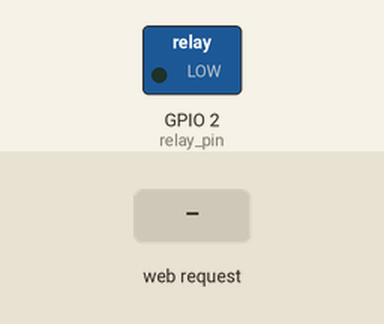
A sketch run on a simulated ESP32. Parts: switched loads named in the sketch (green lamp = pin HIGH). The test bench sets the inputs (shaded band). WiFi joins after 1.5 s; servers stay silent unless stated; what the sketch prints to the serial monitor is not drawn.

Above: at 2.7 s.
2.8 s: HTTP request GET /?relayoff3 received
At 3.3 s:
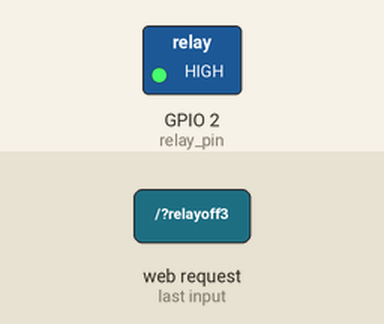
4.3 s: HTTP request GET /?relayon3 received
At 5.6 s:
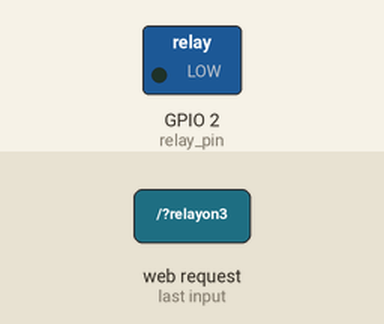
Timing chart, 0 to 7.3 s (numbered marks = the images above; inputs shaded):
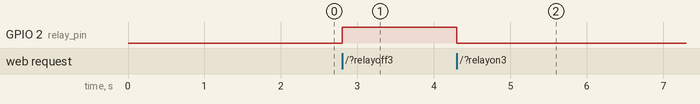

The sketch:

sketch_apr08a.ino
```cpp
#include <WiFi.h>

const char* wifi_name = "Connectify-Lhabib"; // Your Wifi network name here
const char* wifi_pass = "Lhabib1992";    // Your Wifi network password here
WiFiServer server(80);    // Server will be at port 80

int relay_pin = 2;
int relay_pin12 = 16;
int relay_pin13 = 17;


void setup()
{
  Serial.begin (115200);
  pinMode (relay_pin, OUTPUT);

  Serial.print ("Connecting to ");
  Serial.print (wifi_name);
  WiFi.begin (wifi_name, wifi_pass);     // Connecting to the wifi network

  while (WiFi.status() != WL_CONNECTED) // Waiting for the response of wifi network
  {
    delay (500);
    Serial.print (".");
  }
  Serial.println("");
  Serial.println("Connection Successful");
  Serial.print("IP address: ");
  Serial.println(WiFi.localIP());           // Getting the IP address


  server.begin();                           // Starting the server
}

void loop()
{
  WiFiClient client = server.available();     //Checking if any client request is available or not
  if (client)
  {
    boolean currentLineIsBlank = true;
    String buffer = "";
    while (client.connected())
    {
      if (client.available())                    // if there is some client data available
      {
        char c = client.read();
        buffer+=c;                              // read a byte
        if (c == '\n' && currentLineIsBlank)    // check for newline character,
        {
          client.println("HTTP/1.1 200 OK");
          client.println("Content-Type: text/html");
          client.println();
          client.print("<HTML><title>Steckdose</title>");
          client.print("<body><h1> intelligente Steckdose </h1>");
          client.print("Relay Control 1</p>");
          client.print("<a href=\"/?relayon\"\"><button>AN</button></a>");
          client.print("<a href=\"/?relayoff\"\"><button>Aus</button></a>");
          client.print("<p>Relay Control 2</p>");
          client.print("<a href=\"/?relayon1\"\"><button>An</button></a>");
          client.print("<a href=\"/?relayoff1\"\"><button>Aus</button></a>");
          client.print("<p>Relay Control 3</p>");
          client.print("<a href=\"/?relayon3\"\"><button>An</button></a>");
          client.print("<a href=\"/?relayoff3\"\"><button>Aus</button></a>");


          client.print("</body></HTML>");
          break;        // break out of the while loop:
        }
        if (c == '\n') {
          currentLineIsBlank = true;
          buffer="";
        }
        else
          if (c == '\r') {
          if(buffer.indexOf("GET /?relayon")>=0){
            digitalWrite(relay_pin13, LOW);
            }
          if(buffer.indexOf("GET /?relayoff")>=0)
            digitalWrite(relay_pin13, HIGH);
           if(buffer.indexOf("GET /?relayon1")>=0)
            digitalWrite(relay_pin12, LOW);
          if(buffer.indexOf("GET /?relayoff1")>=0)
            digitalWrite(relay_pin12, HIGH);
           if(buffer.indexOf("GET /?relayon3")>=0)
            digitalWrite(relay_pin, LOW);
          if(buffer.indexOf("GET /?relayoff3")>=0)
            digitalWrite(relay_pin, HIGH);

        }
        else {
          currentLineIsBlank = false;
        }
      }
    }
    client.stop();
  }
}
```

Measured:
- after the input at 2.8 s, GPIO 2 (relay_pin): LOW → HIGH at once
- after the input at 4.3 s, GPIO 2 (relay_pin): HIGH → LOW at once
